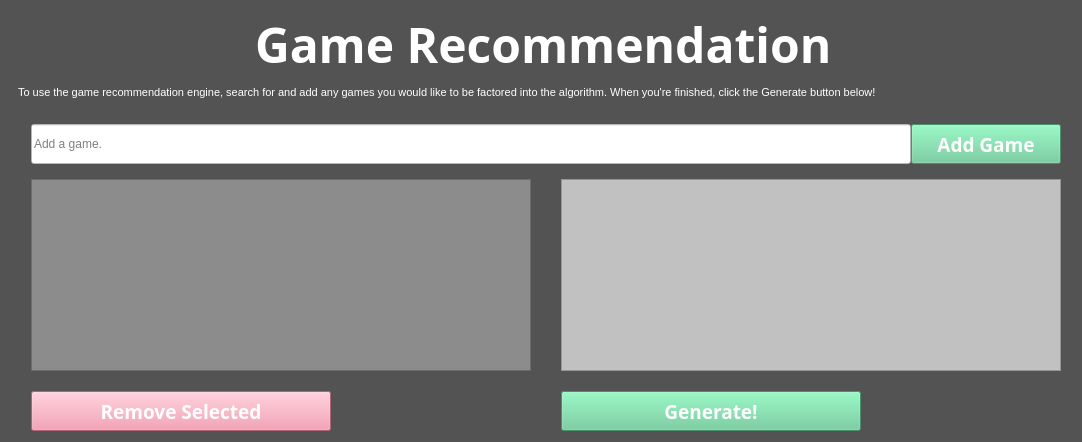
     <widget class="QWidget" name="GameRecommendationPage">
      <property name="styleSheet">
       <string notr="true">background-color: rgb(83, 83, 83);</string>
      </property>
      <layout class="QGridLayout" name="GameRecommendationLayout_2">
       <property name="horizontalSpacing">
        <number>0</number>
       </property>
       <property name="verticalSpacing">
        <number>15</number>
       </property>
       <item row="2" column="0">
        <layout class="QGridLayout" name="TextViewLayout">
         <property name="leftMargin">
          <number>20</number>
         </property>
         <property name="rightMargin">
          <number>10</number>
         </property>
         <property name="horizontalSpacing">
          <number>30</number>
         </property>
         <property name="verticalSpacing">
          <number>20</number>
         </property>
         <item row="1" column="1">
          <widget class="QPushButton" name="GenerateButton">
           <property name="sizePolicy">
            <sizepolicy hsizetype="Minimum" vsizetype="Minimum">
             <horstretch>0</horstretch>
             <verstretch>0</verstretch>
            </sizepolicy>
           </property>
           <property name="minimumSize">
            <size>
             <width>200</width>
             <height>40</height>
            </size>
           </property>
           <property name="maximumSize">
            <size>
             <width>300</width>
             <height>16777215</height>
            </size>
           </property>
           <property name="font">
            <font>
             <family>Agency FB</family>
             <pointsize>14</pointsize>
             <weight>75</weight>
             <bold>true</bold>
            </font>
           </property>
           <property name="styleSheet">
            <string notr="true">background-color: rgb(101, 203, 150);
color: rgb(255, 255, 255);</string>
           </property>
           <property name="text">
            <string>Generate!</string>
           </property>
          </widget>
         </item>
         <item row="0" column="0">
          <widget class="QTextBrowser" name="RecommendationInput">
           <property name="sizePolicy">
            <sizepolicy hsizetype="MinimumExpanding" vsizetype="MinimumExpanding">
             <horstretch>0</horstretch>
             <verstretch>0</verstretch>
            </sizepolicy>
           </property>
           <property name="minimumSize">
            <size>
             <width>500</width>
             <height>0</height>
            </size>
           </property>
           <property name="maximumSize">
            <size>
             <width>16777215</width>
             <height>16777215</height>
            </size>
           </property>
           <property name="font">
            <font>
             <family>Agency FB</family>
             <pointsize>12</pointsize>
             <weight>50</weight>
             <italic>false</italic>
             <bold>false</bold>
            </font>
           </property>
           <property name="styleSheet">
            <string notr="true">color: rgb(255, 255, 255);
font: 12pt &quot;Agency FB&quot;;
background-color: rgb(140, 140, 140);</string>
           </property>
           <property name="html">
            <string>&lt;!DOCTYPE HTML PUBLIC &quot;-//W3C//DTD HTML 4.0//EN&quot; &quot;http://www.w3.org/TR/REC-html40/strict.dtd&quot;&gt;
&lt;html&gt;&lt;head&gt;&lt;meta name=&quot;qrichtext&quot; content=&quot;1&quot; /&gt;&lt;style type=&quot;text/css&quot;&gt;
p, li { white-space: pre-wrap; }
&lt;/style&gt;&lt;/head&gt;&lt;body style=&quot; font-family:'Agency FB'; font-size:12pt; font-weight:400; font-style:normal;&quot;&gt;
&lt;p style=&quot;-qt-paragraph-type:empty; margin-top:0px; margin-bottom:0px; margin-left:0px; margin-right:0px; -qt-block-indent:0; text-indent:0px;&quot;&gt;&lt;br /&gt;&lt;/p&gt;&lt;/body&gt;&lt;/html&gt;</string>
           </property>
          </widget>
         </item>
         <item row="1" column="0">
          <widget class="QPushButton" name="pushButton_2">
           <property name="maximumSize">
            <size>
             <width>300</width>
             <height>40</height>
            </size>
           </property>
           <property name="font">
            <font>
             <family>Agency FB</family>
             <pointsize>14</pointsize>
             <weight>75</weight>
             <bold>true</bold>
            </font>
           </property>
           <property name="styleSheet">
            <string notr="true">background-color: rgb(244, 140, 164);
color: rgb(255, 255, 255);</string>
           </property>
           <property name="text">
            <string>Remove Selected</string>
           </property>
          </widget>
         </item>
         <item row="0" column="1">
          <widget class="QTextBrowser" name="RecommendationResults">
           <property name="sizePolicy">
            <sizepolicy hsizetype="MinimumExpanding" vsizetype="MinimumExpanding">
             <horstretch>0</horstretch>
             <verstretch>0</verstretch>
            </sizepolicy>
           </property>
           <property name="minimumSize">
            <size>
             <width>500</width>
             <height>0</height>
            </size>
           </property>
           <property name="maximumSize">
            <size>
             <width>16777215</width>
             <height>16777215</height>
            </size>
           </property>
           <property name="font">
            <font>
             <family>Agency FB</family>
             <pointsize>12</pointsize>
            </font>
           </property>
           <property name="styleSheet">
            <string notr="true">color: rgb(0, 0, 0);
background-color: rgb(193, 193, 193);
</string>
           </property>
           <property name="html">
            <string>&lt;!DOCTYPE HTML PUBLIC &quot;-//W3C//DTD HTML 4.0//EN&quot; &quot;http://www.w3.org/TR/REC-html40/strict.dtd&quot;&gt;
&lt;html&gt;&lt;head&gt;&lt;meta name=&quot;qrichtext&quot; content=&quot;1&quot; /&gt;&lt;style type=&quot;text/css&quot;&gt;
p, li { white-space: pre-wrap; }
&lt;/style&gt;&lt;/head&gt;&lt;body style=&quot; font-family:'Agency FB'; font-size:12pt; font-weight:400; font-style:normal;&quot;&gt;
&lt;p style=&quot;-qt-paragraph-type:empty; margin-top:0px; margin-bottom:0px; margin-left:0px; margin-right:0px; -qt-block-indent:0; text-indent:0px;&quot;&gt;&lt;br /&gt;&lt;/p&gt;&lt;/body&gt;&lt;/html&gt;</string>
           </property>
          </widget>
         </item>
        </layout>
       </item>
       <item row="0" column="0">
        <layout class="QGridLayout" name="GameRecommendationLayout">
         <property name="leftMargin">
          <number>5</number>
         </property>
         <property name="bottomMargin">
          <number>1</number>
         </property>
         <item row="0" column="0" alignment="Qt::AlignHCenter">
          <widget class="QLabel" name="Title">
           <property name="sizePolicy">
            <sizepolicy hsizetype="Preferred" vsizetype="Preferred">
             <horstretch>0</horstretch>
             <verstretch>0</verstretch>
            </sizepolicy>
           </property>
           <property name="maximumSize">
            <size>
             <width>16777215</width>
             <height>300</height>
            </size>
           </property>
           <property name="font">
            <font>
             <family>Agency FB</family>
             <pointsize>36</pointsize>
             <weight>75</weight>
             <bold>true</bold>
            </font>
           </property>
           <property name="styleSheet">
            <string notr="true">color: rgb(255, 255, 255);</string>
           </property>
           <property name="text">
            <string>Game Recommendation</string>
           </property>
          </widget>
         </item>
         <item row="1" column="0" alignment="Qt::AlignHCenter">
          <widget class="QLabel" name="Instructions">
           <property name="minimumSize">
            <size>
             <width>1050</width>
             <height>30</height>
            </size>
           </property>
           <property name="maximumSize">
            <size>
             <width>800</width>
             <height>30</height>
            </size>
           </property>
           <property name="font">
            <font>
             <pointsize>8</pointsize>
            </font>
           </property>
           <property name="styleSheet">
            <string notr="true">color: rgb(255, 255, 255);</string>
           </property>
           <property name="text">
            <string>&lt;html&gt;&lt;head/&gt;&lt;body&gt;&lt;p&gt;To use the game recommendation engine, search for and add any games you would like to be factored into the algorithm. When you're finished, click the Generate button below!&lt;/p&gt;&lt;/body&gt;&lt;/html&gt;</string>
           </property>
           <property name="wordWrap">
            <bool>true</bool>
           </property>
           <property name="margin">
            <number>5</number>
           </property>
          </widget>
         </item>
        </layout>
       </item>
       <item row="1" column="0">
        <layout class="QGridLayout" name="AddGameLayout">
         <property name="leftMargin">
          <number>20</number>
         </property>
         <property name="rightMargin">
          <number>10</number>
         </property>
         <item row="0" column="0">
          <widget class="QLineEdit" name="GameRecommendationEntry">
           <property name="sizePolicy">
            <sizepolicy hsizetype="Minimum" vsizetype="Preferred">
             <horstretch>0</horstretch>
             <verstretch>0</verstretch>
            </sizepolicy>
           </property>
           <property name="minimumSize">
            <size>
             <width>400</width>
             <height>40</height>
            </size>
           </property>
           <property name="styleSheet">
            <string notr="true">background-color: rgb(255, 255, 255);</string>
           </property>
           <property name="placeholderText">
            <string>Add a game.</string>
           </property>
          </widget>
         </item>
         <item row="0" column="1">
          <widget class="QPushButton" name="AddGame">
           <property name="sizePolicy">
            <sizepolicy hsizetype="MinimumExpanding" vsizetype="Preferred">
             <horstretch>0</horstretch>
             <verstretch>0</verstretch>
            </sizepolicy>
           </property>
           <property name="minimumSize">
            <size>
             <width>25</width>
             <height>0</height>
            </size>
           </property>
           <property name="maximumSize">
            <size>
             <width>150</width>
             <height>16777215</height>
            </size>
           </property>
           <property name="font">
            <font>
             <family>Agency FB</family>
             <pointsize>14</pointsize>
             <weight>75</weight>
             <bold>true</bold>
            </font>
           </property>
           <property name="styleSheet">
            <string notr="true">background-color: rgb(101, 203, 150);
color: rgb(255, 255, 255);</string>
           </property>
           <property name="text">
            <string>Add Game</string>
           </property>
          </widget>
         </item>
        </layout>
       </item>
      </layout>
     </widget>
